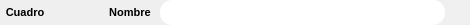
   <widget class="QFrame" name="imageFrame">
    <property name="geometry">
     <rect>
      <x>530</x>
      <y>100</y>
      <width>470</width>
      <height>25</height>
     </rect>
    </property>
    <property name="minimumSize">
     <size>
      <width>0</width>
      <height>25</height>
     </size>
    </property>
    <property name="maximumSize">
     <size>
      <width>16777215</width>
      <height>25</height>
     </size>
    </property>
    <property name="frameShadow">
     <enum>QFrame::Raised</enum>
    </property>
    <widget class="QLabel" name="imageNameLabel">
     <property name="geometry">
      <rect>
       <x>100</x>
       <y>0</y>
       <width>60</width>
       <height>25</height>
      </rect>
     </property>
     <property name="minimumSize">
      <size>
       <width>60</width>
       <height>25</height>
      </size>
     </property>
     <property name="maximumSize">
      <size>
       <width>60</width>
       <height>25</height>
      </size>
     </property>
     <property name="font">
      <font>
       <pointsize>8</pointsize>
       <weight>75</weight>
       <bold>true</bold>
      </font>
     </property>
     <property name="toolTip">
      <string notr="true"/>
     </property>
     <property name="text">
      <string>Nombre</string>
     </property>
     <property name="alignment">
      <set>Qt::AlignCenter</set>
     </property>
    </widget>
    <widget class="QLineEdit" name="imageNameValueText">
     <property name="geometry">
      <rect>
       <x>160</x>
       <y>0</y>
       <width>285</width>
       <height>25</height>
      </rect>
     </property>
     <property name="minimumSize">
      <size>
       <width>0</width>
       <height>25</height>
      </size>
     </property>
     <property name="maximumSize">
      <size>
       <width>16777215</width>
       <height>25</height>
      </size>
     </property>
     <property name="font">
      <font>
       <pointsize>8</pointsize>
      </font>
     </property>
     <property name="toolTip">
      <string notr="true"/>
     </property>
     <property name="styleSheet">
      <string notr="true">QLineEdit {border: 0px solid; border-radius: 12; background-color: white; padding: 0 12 0 12}</string>
     </property>
     <property name="text">
      <string notr="true"/>
     </property>
     <property name="frame">
      <bool>false</bool>
     </property>
     <property name="clearButtonEnabled">
      <bool>true</bool>
     </property>
    </widget>
    <widget class="QLabel" name="frameSelectedLabel">
     <property name="geometry">
      <rect>
       <x>0</x>
       <y>0</y>
       <width>50</width>
       <height>25</height>
      </rect>
     </property>
     <property name="sizePolicy">
      <sizepolicy hsizetype="MinimumExpanding" vsizetype="Fixed">
       <horstretch>0</horstretch>
       <verstretch>0</verstretch>
      </sizepolicy>
     </property>
     <property name="minimumSize">
      <size>
       <width>50</width>
       <height>25</height>
      </size>
     </property>
     <property name="maximumSize">
      <size>
       <width>50</width>
       <height>25</height>
      </size>
     </property>
     <property name="font">
      <font>
       <pointsize>8</pointsize>
       <weight>75</weight>
       <bold>true</bold>
      </font>
     </property>
     <property name="toolTip">
      <string notr="true"/>
     </property>
     <property name="text">
      <string>Cuadro</string>
     </property>
     <property name="alignment">
      <set>Qt::AlignCenter</set>
     </property>
    </widget>
    <widget class="QToolButton" name="saveImageButton">
     <property name="enabled">
      <bool>false</bool>
     </property>
     <property name="geometry">
      <rect>
       <x>445</x>
       <y>0</y>
       <width>25</width>
       <height>25</height>
      </rect>
     </property>
     <property name="minimumSize">
      <size>
       <width>25</width>
       <height>25</height>
      </size>
     </property>
     <property name="maximumSize">
      <size>
       <width>25</width>
       <height>25</height>
      </size>
     </property>
     <property name="toolTip">
      <string>Guardar imagen</string>
     </property>
     <property name="styleSheet">
      <string notr="true">QToolButton {border: 0px solid; 	border-radius: 12;	background-color: rgb(240,240,240)} QToolButton:hover {border: 0px solid; 	border-radius: 12;	background-color: rgb(178,178,178)}</string>
     </property>
     <property name="text">
      <string notr="true"/>
     </property>
     <property name="icon">
      <iconset resource="recursos.qrc">
       <normaloff>:/imagenes/Imagenes/SaveImage.png</normaloff>:/imagenes/Imagenes/SaveImage.png</iconset>
     </property>
     <property name="iconSize">
      <size>
       <width>16</width>
       <height>16</height>
      </size>
     </property>
     <property name="autoRaise">
      <bool>true</bool>
     </property>
    </widget>
    <widget class="QLabel" name="frameSelectedValueLabel">
     <property name="geometry">
      <rect>
       <x>50</x>
       <y>0</y>
       <width>50</width>
       <height>25</height>
      </rect>
     </property>
     <property name="minimumSize">
      <size>
       <width>50</width>
       <height>25</height>
      </size>
     </property>
     <property name="maximumSize">
      <size>
       <width>50</width>
       <height>25</height>
      </size>
     </property>
     <property name="font">
      <font>
       <pointsize>8</pointsize>
      </font>
     </property>
     <property name="toolTip">
      <string notr="true"/>
     </property>
     <property name="frameShape">
      <enum>QFrame::NoFrame</enum>
     </property>
     <property name="alignment">
      <set>Qt::AlignCenter</set>
     </property>
    </widget>
   </widget>
